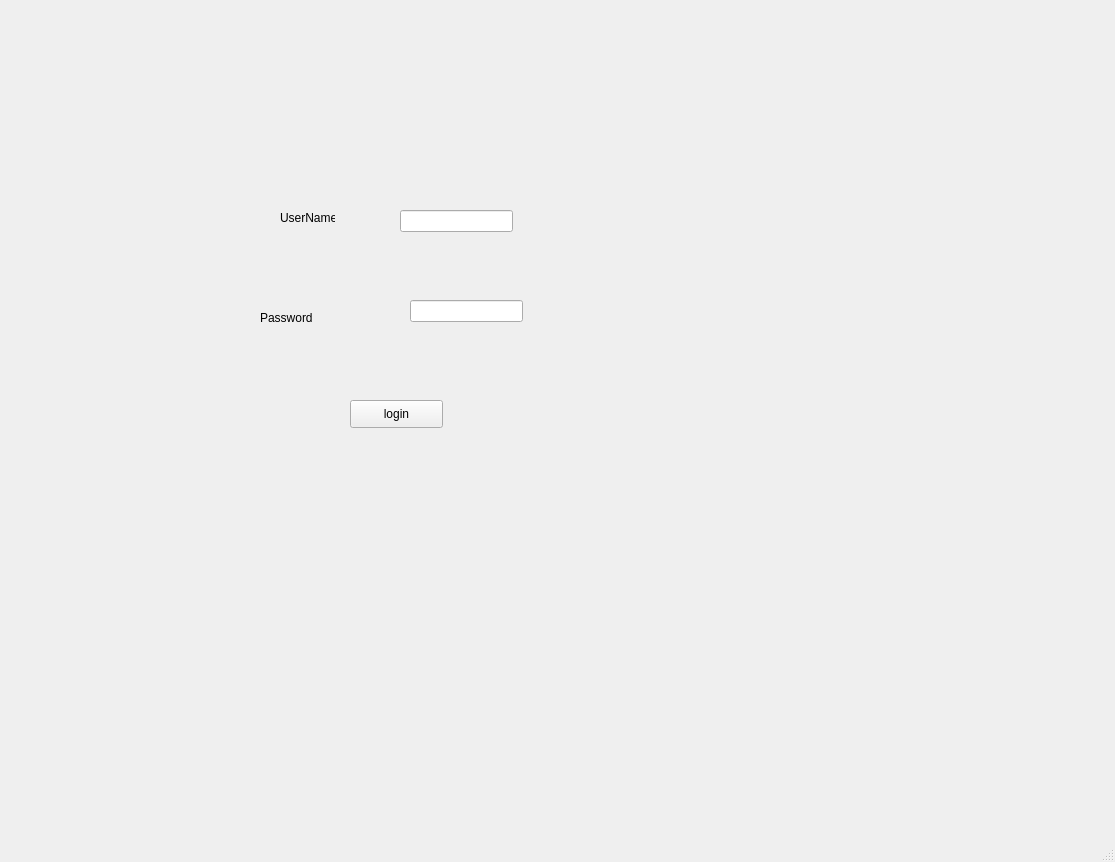
<?xml version="1.0" encoding="UTF-8"?>
<ui version="4.0">
 <class>MainWindow</class>
 <widget class="QMainWindow" name="MainWindow">
  <property name="geometry">
   <rect>
    <x>0</x>
    <y>0</y>
    <width>1115</width>
    <height>862</height>
   </rect>
  </property>
  <property name="windowTitle">
   <string>MainWindow</string>
  </property>
  <widget class="QWidget" name="centralwidget">
   <widget class="QLabel" name="label">
    <property name="geometry">
     <rect>
      <x>280</x>
      <y>210</y>
      <width>55</width>
      <height>16</height>
     </rect>
    </property>
    <property name="text">
     <string>UserName</string>
    </property>
   </widget>
   <widget class="QLabel" name="label_2">
    <property name="geometry">
     <rect>
      <x>260</x>
      <y>310</y>
      <width>55</width>
      <height>16</height>
     </rect>
    </property>
    <property name="text">
     <string>Password</string>
    </property>
   </widget>
   <widget class="QLineEdit" name="lineEdit">
    <property name="geometry">
     <rect>
      <x>400</x>
      <y>210</y>
      <width>113</width>
      <height>22</height>
     </rect>
    </property>
   </widget>
   <widget class="QLineEdit" name="lineEdit_2">
    <property name="geometry">
     <rect>
      <x>410</x>
      <y>300</y>
      <width>113</width>
      <height>22</height>
     </rect>
    </property>
   </widget>
   <widget class="QPushButton" name="pushButton">
    <property name="geometry">
     <rect>
      <x>350</x>
      <y>400</y>
      <width>93</width>
      <height>28</height>
     </rect>
    </property>
    <property name="text">
     <string>login</string>
    </property>
   </widget>
  </widget>
  <widget class="QMenuBar" name="menubar">
   <property name="geometry">
    <rect>
     <x>0</x>
     <y>0</y>
     <width>1115</width>
     <height>26</height>
    </rect>
   </property>
  </widget>
  <widget class="QStatusBar" name="statusbar"/>
 </widget>
 <resources/>
 <connections/>
</ui>
